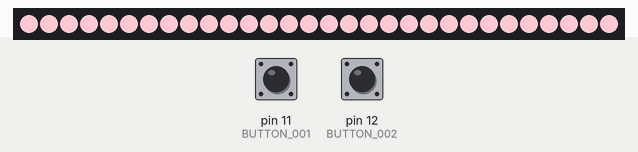
Simulated run of this sketch. Board: Arduino Uno, built with avr-gcc and run on an emulated ATmega328P. Shown: 30 RGB LEDs in strip order, left to right. The test bench sets the inputs (shaded band); at power-on: pin 12 (BUTTON_002) HIGH, pin 11 (BUTTON_001) HIGH. Dim RGB values are drawn brighter than linear; random numbers use the default seed unless the sketch sets one.

Above: at 1.2 s.
1.3 s: pin 12 (BUTTON_002) pulled LOW for 0.15 s
4.4 s: pin 12 (BUTTON_002) pulled LOW for 1 s
At 4.52 s:
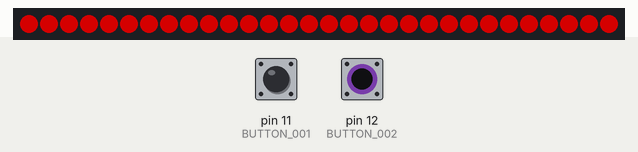
At 5.02 s:
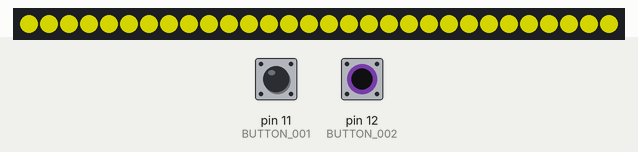
6.0 s: pin 11 (BUTTON_001) pulled LOW for 0.15 s
At 6.03 s:
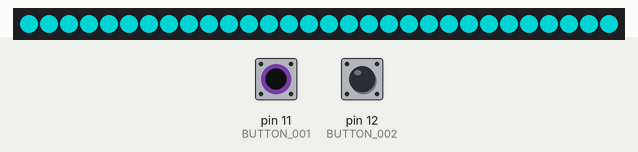
6.7 s: pin 11 (BUTTON_001) pulled LOW for 1 s
8.3 s: pin 12 (BUTTON_002) pulled LOW for 3.2 s
13.0 s: pin 11 (BUTTON_001) pulled LOW for 0.15 s
At 14.0 s:
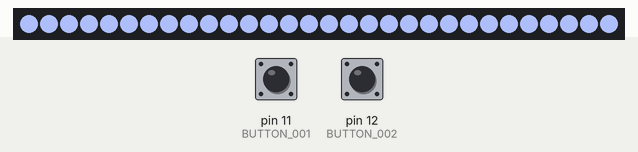
Timing chart, 0 to 15.6 s (numbered marks = the images above; inputs shaded):
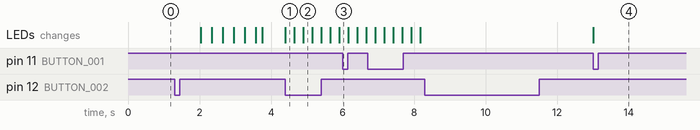

Measured:
- after the input at 8.3 s, every drawn part: stays the same
- after the input at 13.0 s, the LEDs: change at once (image 4)

The sketch:

ColorMatcher.ino
```cpp
#include <Adafruit_NeoPixel.h>
#include <Adafruit_TCS34725.h>
#include <Button.h>
#include <Mimo_Rgb.h>

#define PIN            10
#define NUMPIXELS      30
#define BUTTON_001     11
#define BUTTON_002     12

const int COLOR_SAMPLE_DELAY = 154;
Adafruit_TCS34725 color_sensor = Adafruit_TCS34725(TCS34725_INTEGRATIONTIME_154MS, TCS34725_GAIN_1X);
Adafruit_NeoPixel pixels = Adafruit_NeoPixel(NUMPIXELS, PIN, NEO_GRBW + NEO_KHZ800);
Mimo_Rgb rgb = Mimo_Rgb();
Button button_001 = Button(BUTTON_001, true, true, 25);
Button button_002 = Button(BUTTON_002, true, true, 25);

enum { COLOR_SCAN, RANDOM_FADE, RADICAL, DICE};

uint8_t input_state;
uint32_t last_rgb;

unsigned long rf_wait_time = 2000;
unsigned long rf_wait_start = 0;

unsigned long ra_wait_time = 250;
unsigned long ra_wait_start = 0;
int ra_index = 0;

const uint32_t named_colors[] = {
  rgb.Color(128, 0, 0, 0),
  rgb.Color(255, 0, 0, 0),
  rgb.Color(128, 128, 0, 0),
  rgb.Color(255, 255, 0, 0),
  rgb.Color(0, 128, 0, 0),
  rgb.Color(0, 255, 0, 0),
  rgb.Color(0, 128, 128, 0),
  rgb.Color(0, 255, 255, 0),
  rgb.Color(0, 0, 128, 0),
  rgb.Color(0, 0, 255, 0),
  rgb.Color(128, 0, 128, 0),
  rgb.Color(255, 0, 255, 0)
};

void setup() {
  randomSeed(analogRead(0));
  last_rgb = createRandomColor();
  pixels.begin();
  wipeColor(last_rgb);
  pixels.show();
  color_sensor.begin();
  color_sensor.setInterrupt(true);
}

void loop() {
  button_001.read();
  button_002.read();
  state();
  input();
}

void input() {
  if(button_002.wasPressed()) {
    switch(input_state) {
      case COLOR_SCAN:
      input_state = RANDOM_FADE;
      break;
      case RANDOM_FADE:
      input_state = RADICAL;
      break;
      case RADICAL:
      input_state = DICE;
      break;
      case DICE:
      input_state = COLOR_SCAN;
    }
  }
}

void state() {
    switch(input_state) {
    case RANDOM_FADE:
      randomFade();
      break;
    case COLOR_SCAN:
      scanColor();
      break;
    case RADICAL:
      radical();
      break;
    case DICE:
      dice();
      break;
  }
}

void scanColor() {
  if(button_001.wasPressed()) {
    uint32_t temp = sampleColor();
    fade(last_rgb, temp);
    last_rgb = temp;
  }
}

uint32_t sampleColor() {
  uint16_t red, green, blue, white;
  color_sensor.setInterrupt(false);
  delay(COLOR_SAMPLE_DELAY);
  color_sensor.getRawData(&red, &green, &blue, &white);
  color_sensor.setInterrupt(true);
  return rgb.convert(red, green, blue, white);
}

void randomFade() {
  if(millis() - rf_wait_start < rf_wait_time) {
    return;
  }
  uint32_t next = createRandomColor();
  fade(last_rgb, next);
  last_rgb = next;
  rf_wait_start = millis();
}

void radical() {
  if(millis() - ra_wait_start < ra_wait_time) {
    return;
  }
  if (ra_index >= sizeof(named_colors)) {
    ra_index = 0;
  }
  wipeColor(named_colors[ra_index]);
  ++ra_index;
  ra_wait_start = millis();
}

void dice() {
  if(button_001.wasPressed()) {
    last_rgb = createRandomColor();
    wipeColor(last_rgb);
  }
}

uint32_t createRandomColor() {
  return rgb.Color(random(0, 255), random(0, 255), random(0, 255), 0);
}

void fade(uint32_t start, uint32_t end) {
  int n = 256;
  for (int i = 0; i < n; i++) {
      wipeColor(
          rgb.Color(
            rgb.Red(start) + (rgb.Red(end) - rgb.Red(start)) * i / n,
            rgb.Green(start) + (rgb.Green(end) - rgb.Green(start)) * i / n,
            rgb.Blue(start) + (rgb.Blue(end) - rgb.Blue(start)) * i / n,
          0)
        );
      delay(5);
  }
}

void wipeColor(uint32_t color) {
  for(int i = 0 ; i < NUMPIXELS ; i++){
    pixels.setPixelColor(i, color);
  }
  pixels.show();
}
```
